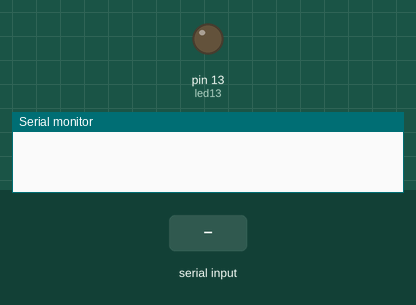
Bench run of a sketch on a simulated Arduino Uno, built with avr-gcc and run on an emulated ATmega328P. Parts: output pins drawn as LEDs (lit = HIGH), the last lines printed to the serial monitor. The test bench sets the inputs (shaded band).

Above: at 1.2 s.
1.3 s: byte 30 received over Serial
At 1.8 s:
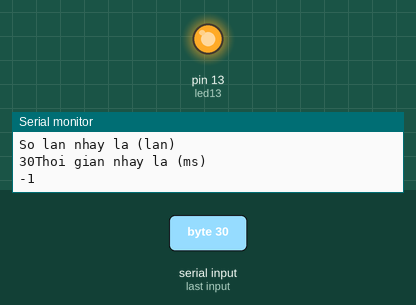
Timing chart, 0 to 4.3 s (numbered marks = the images above; inputs shaded):
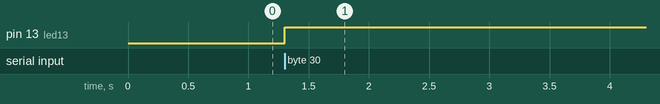

Measured:
- after the input at 1.3 s, pin 13 (led13): LOW → HIGH at once

The sketch:

B6_dieu_chinh_led.ino
```cpp
#define led13 13
int n=0,t=0;
void setup() {
  Serial.begin(9600);
  pinMode (led13,OUTPUT);


}

void loop() {
  if(Serial.available()>0){
    Serial.println("So lan nhay la (lan)");
    int n=Serial.read();
    Serial.print(n);
    Serial.println("Thoi gian nhay la (ms)");
    int t=Serial.read();
    Serial.print(t);
    for(int i=0; i<=n; i++){
      digitalWrite(led13, HIGH);
      delay(t);
      digitalWrite(led13, LOW);
      delay(t);
    }
  }
}
```
